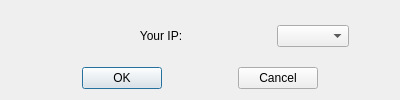
<?xml version="1.0" encoding="UTF-8"?>
<ui version="4.0">
 <class>CreateConnectionWindow</class>
 <widget class="QDialog" name="CreateConnectionWindow">
  <property name="geometry">
   <rect>
    <x>0</x>
    <y>0</y>
    <width>400</width>
    <height>100</height>
   </rect>
  </property>
  <property name="windowTitle">
   <string>Dialog</string>
  </property>
  <layout class="QVBoxLayout" name="verticalLayout_2">
   <item>
    <layout class="QVBoxLayout" name="verticalLayout" stretch="1,1,1,1">
     <property name="sizeConstraint">
      <enum>QLayout::SetMaximumSize</enum>
     </property>
     <item>
      <spacer name="verticalSpacer">
       <property name="orientation">
        <enum>Qt::Vertical</enum>
       </property>
       <property name="sizeHint" stdset="0">
        <size>
         <width>20</width>
         <height>40</height>
        </size>
       </property>
      </spacer>
     </item>
     <item>
      <layout class="QHBoxLayout" name="horizontalLayout">
       <item>
        <spacer name="horizontalSpacer_4">
         <property name="orientation">
          <enum>Qt::Horizontal</enum>
         </property>
         <property name="sizeHint" stdset="0">
          <size>
           <width>40</width>
           <height>20</height>
          </size>
         </property>
        </spacer>
       </item>
       <item>
        <widget class="QLabel" name="label">
         <property name="sizePolicy">
          <sizepolicy hsizetype="Preferred" vsizetype="Preferred">
           <horstretch>1</horstretch>
           <verstretch>0</verstretch>
          </sizepolicy>
         </property>
         <property name="text">
          <string>Your IP:</string>
         </property>
         <property name="alignment">
          <set>Qt::AlignCenter</set>
         </property>
        </widget>
       </item>
       <item>
        <widget class="QComboBox" name="ip_addr">
         <property name="sizePolicy">
          <sizepolicy hsizetype="Expanding" vsizetype="Fixed">
           <horstretch>0</horstretch>
           <verstretch>0</verstretch>
          </sizepolicy>
         </property>
        </widget>
       </item>
       <item>
        <spacer name="horizontalSpacer_5">
         <property name="orientation">
          <enum>Qt::Horizontal</enum>
         </property>
         <property name="sizeHint" stdset="0">
          <size>
           <width>40</width>
           <height>20</height>
          </size>
         </property>
        </spacer>
       </item>
      </layout>
     </item>
     <item>
      <spacer name="verticalSpacer_2">
       <property name="orientation">
        <enum>Qt::Vertical</enum>
       </property>
       <property name="sizeHint" stdset="0">
        <size>
         <width>20</width>
         <height>40</height>
        </size>
       </property>
      </spacer>
     </item>
     <item>
      <layout class="QHBoxLayout" name="horizontalLayout_2">
       <item>
        <spacer name="horizontalSpacer_2">
         <property name="orientation">
          <enum>Qt::Horizontal</enum>
         </property>
         <property name="sizeHint" stdset="0">
          <size>
           <width>40</width>
           <height>20</height>
          </size>
         </property>
        </spacer>
       </item>
       <item>
        <widget class="QPushButton" name="pushButton">
         <property name="text">
          <string>OK</string>
         </property>
        </widget>
       </item>
       <item>
        <spacer name="horizontalSpacer">
         <property name="orientation">
          <enum>Qt::Horizontal</enum>
         </property>
         <property name="sizeHint" stdset="0">
          <size>
           <width>40</width>
           <height>20</height>
          </size>
         </property>
        </spacer>
       </item>
       <item>
        <widget class="QPushButton" name="pushButton_2">
         <property name="text">
          <string>Cancel</string>
         </property>
        </widget>
       </item>
       <item>
        <spacer name="horizontalSpacer_3">
         <property name="orientation">
          <enum>Qt::Horizontal</enum>
         </property>
         <property name="sizeHint" stdset="0">
          <size>
           <width>40</width>
           <height>20</height>
          </size>
         </property>
        </spacer>
       </item>
      </layout>
     </item>
    </layout>
   </item>
  </layout>
 </widget>
 <resources/>
 <connections/>
</ui>
